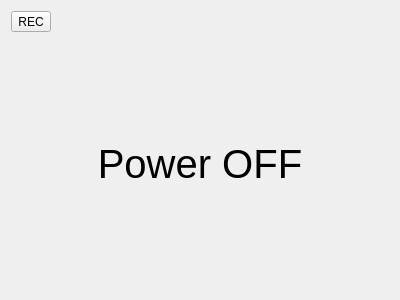
<?xml version="1.0" encoding="UTF-8"?>
<ui version="4.0">
 <class>Widget</class>
 <widget class="QWidget" name="Widget">
  <property name="geometry">
   <rect>
    <x>0</x>
    <y>0</y>
    <width>400</width>
    <height>300</height>
   </rect>
  </property>
  <property name="windowTitle">
   <string>Clap Switch</string>
  </property>
  <layout class="QVBoxLayout" name="verticalLayout">
   <item>
    <layout class="QHBoxLayout" name="horizontalLayout">
     <item>
      <widget class="QToolButton" name="rec">
       <property name="text">
        <string>REC</string>
       </property>
      </widget>
     </item>
     <item>
      <spacer name="horizontalSpacer">
       <property name="orientation">
        <enum>Qt::Horizontal</enum>
       </property>
       <property name="sizeHint" stdset="0">
        <size>
         <width>40</width>
         <height>20</height>
        </size>
       </property>
      </spacer>
     </item>
     <item>
      <widget class="QLabel" name="led">
       <property name="text">
        <string/>
       </property>
      </widget>
     </item>
    </layout>
   </item>
   <item>
    <widget class="QLabel" name="power">
     <property name="sizePolicy">
      <sizepolicy hsizetype="Expanding" vsizetype="Expanding">
       <horstretch>0</horstretch>
       <verstretch>0</verstretch>
      </sizepolicy>
     </property>
     <property name="font">
      <font>
       <pointsize>30</pointsize>
      </font>
     </property>
     <property name="text">
      <string>Power OFF</string>
     </property>
     <property name="alignment">
      <set>Qt::AlignCenter</set>
     </property>
    </widget>
   </item>
  </layout>
 </widget>
 <layoutdefault spacing="6" margin="11"/>
 <resources/>
 <connections/>
</ui>
